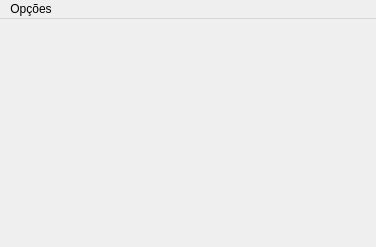
<?xml version="1.0" encoding="UTF-8"?>
<ui version="4.0">
 <class>MainWindow</class>
 <widget class="QMainWindow" name="MainWindow">
  <property name="geometry">
   <rect>
    <x>0</x>
    <y>0</y>
    <width>376</width>
    <height>247</height>
   </rect>
  </property>
  <property name="windowTitle">
   <string>QTCC</string>
  </property>
  <widget class="QWidget" name="centralWidget"/>
  <widget class="QMenuBar" name="menuBar">
   <property name="geometry">
    <rect>
     <x>0</x>
     <y>0</y>
     <width>376</width>
     <height>21</height>
    </rect>
   </property>
   <widget class="QMenu" name="menuOp_es">
    <property name="title">
     <string>Opções</string>
    </property>
    <addaction name="actionLogout"/>
    <addaction name="actionExibir_Conversas"/>
   </widget>
   <addaction name="menuOp_es"/>
  </widget>
  <action name="actionLogout">
   <property name="text">
    <string>Login/Logout</string>
   </property>
  </action>
  <action name="actionExibir_Conversas">
   <property name="text">
    <string>Exibir Conversas</string>
   </property>
  </action>
 </widget>
 <layoutdefault spacing="6" margin="11"/>
 <resources/>
 <connections/>
</ui>
